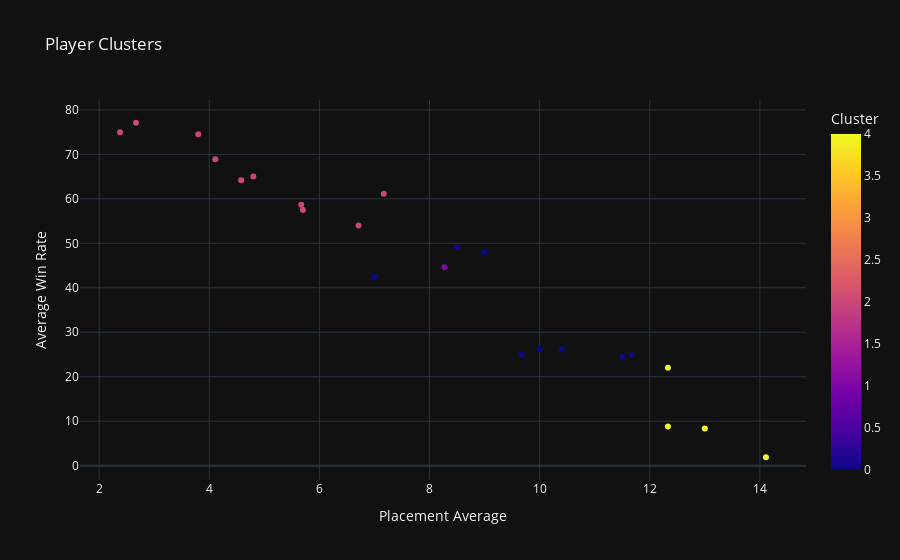

This figure's notebook cell:
### Code cell
import pandas as pd
from sklearn.cluster import KMeans
from sklearn.preprocessing import StandardScaler
import plotly.express as px

# Assuming df is your DataFrame with relevant player performance metrics

# Step 1: Data Preparation
features = df_win_rates[['Placement Average', 'Average Win rate','Tournaments Entered']]  # Adjust feature selection as needed

min_tournaments = 3
filtered_df = df_win_rates[df_win_rates['Tournaments Entered'] >= min_tournaments]
filtered_features = filtered_df[['Placement Average', 'Average Win rate', 'Tournaments Entered']]

# Step 2: Normalization
scaler = StandardScaler()
scaled_features = scaler.fit_transform(features)

# Step 3: Convert normalized features back to a DataFrame
scaled_df = pd.DataFrame(scaled_features, columns=features.columns)

# Step 4: Choose the Number of Clusters (K)
# You may use the elbow method or other techniques to find the optimal K
k = 5

# Step 5: Clustering
kmeans = KMeans(n_clusters=k, random_state=42)
df_win_rates['Cluster'] = kmeans.fit_predict(scaled_features)

# Visualize the clusters using Plotly Express
fig = px.scatter(filtered_df, x='Placement Average', y='Average Win rate', color='Cluster', title='Player Clusters',
                 labels={'Placement Average': 'Placement Average', 'Average Win rate': 'Average Win Rate'},
                 template='plotly_dark')

fig.show()

### Figure 1 — Plotly figure (JSON) as saved in the notebook; plotly's stock layout.template omitted (floating-point values rounded to 4 significant figures)
{"data": [{"hovertemplate": "Placement Average=%{x}<br>Average Win Rate=%{y}<br>Cluster=%{marker.color}<extra></extra>", "legendgroup": "", "marker": {"color": [2, 2, 2, 2, 2, 2, 2, 2, 2, 2, 0, 0, 0, 0, 0, 0, 0, 0, 4, 4, 4, 4, 1], "coloraxis": "coloraxis", "symbol": "circle"}, "mode": "markers", "name": "", "orientation": "v", "showlegend": false, "type": "scatter", "x": [2.67, 2.38, 3.8, 4.11, 4.8, 4.58, 7.17, 5.67, 5.7, 6.71, 8.5, 9, 7, 10, 10.4, 9.67, 11.67, 11.5, 12.33, 12.33, 13, 14.11, 8.27], "xaxis": "x", "y": [77.11, 75, 74.5, 68.89, 65, 64.17, 61.17, 58.67, 57.5, 54, 49.13, 48, 42.5, 26.17, 26.1, 25, 24.83, 24.5, 22, 8.83, 8.33, 1.89, 44.6], "yaxis": "y"}], "layout": {"coloraxis": {"colorbar": {"title": {"text": "Cluster"}}, "colorscale": [[0, "#0d0887"], [0.1111, "#46039f"], [0.2222, "#7201a8"], [0.3333, "#9c179e"], [0.4444, "#bd3786"], [0.5556, "#d8576b"], [0.6667, "#ed7953"], [0.7778, "#fb9f3a"], [0.8889, "#fdca26"], [1, "#f0f921"]]}, "legend": {"tracegroupgap": 0}, "title": {"text": "Player Clusters"}, "xaxis": {"anchor": "y", "domain": [0, 1], "title": {"text": "Placement Average"}}, "yaxis": {"anchor": "x", "domain": [0, 1], "title": {"text": "Average Win Rate"}}}}
